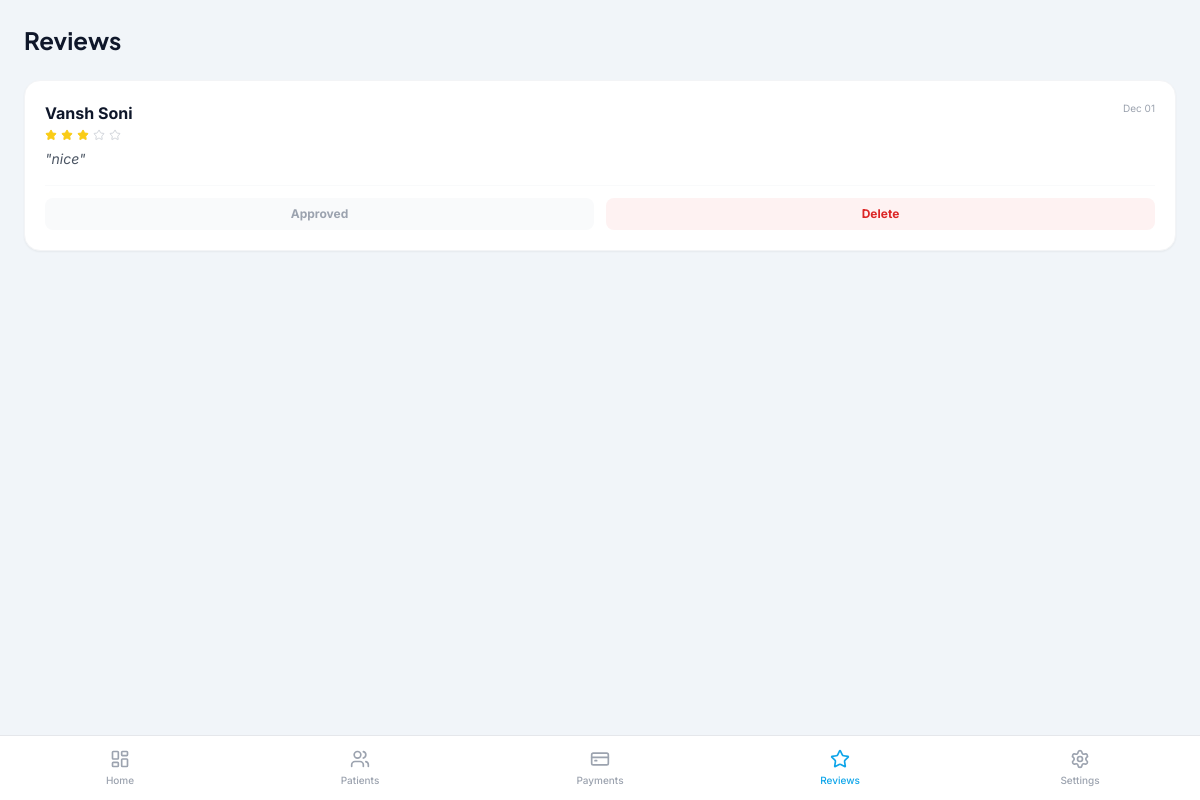
The app's page /custom-admin/reviews/ (signed in), older data.
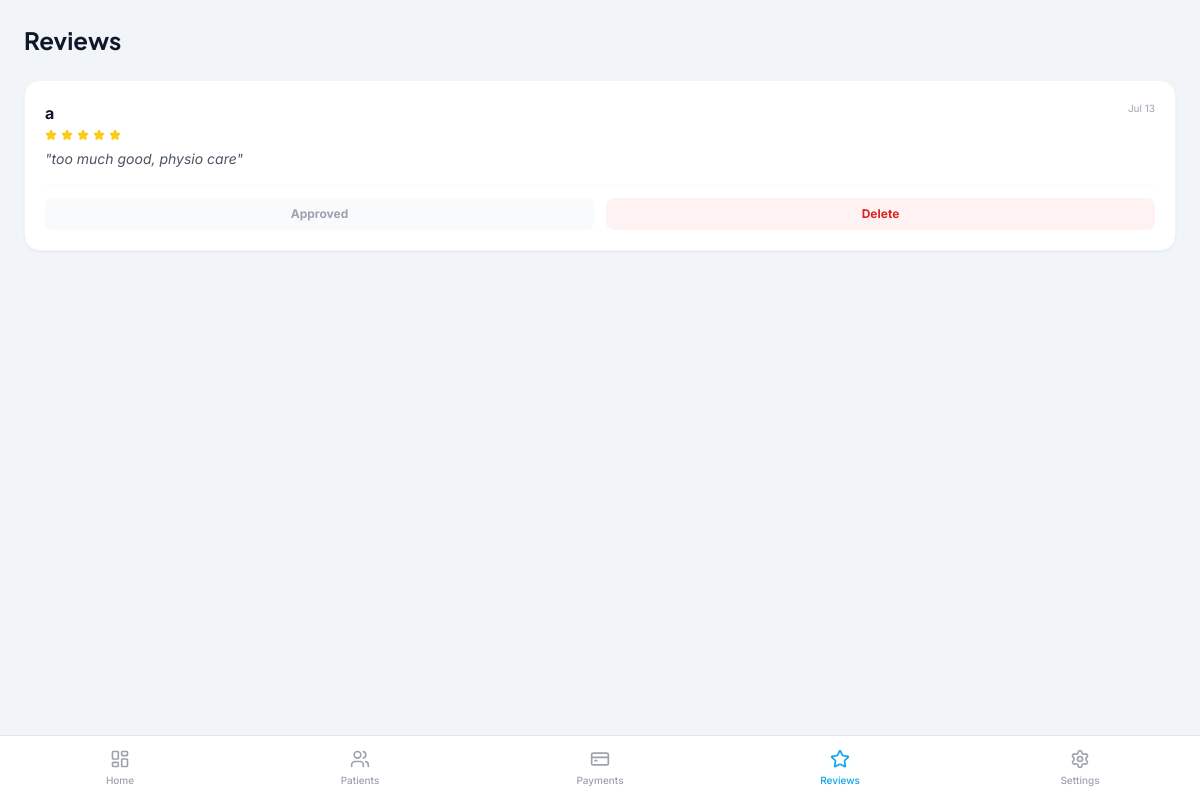
The same page, newer data.
### appointments/models.py (models this page shows)
class Review(models.Model):
    patient = models.OneToOneField(Patient, on_delete=models.CASCADE, related_name='review')
    rating = models.PositiveIntegerField(choices=[(i, i) for i in range(1, 6)])
    comment = models.TextField()
    is_approved = models.BooleanField(default=False)
    created_at = models.DateTimeField(auto_now_add=True)

### accounts/models.py (models this page shows, shortened)
class Patient(models.Model):
    GENDER_CHOICES = [
        ('M', 'Male'),
        ('F', 'Female'),
        ('O', 'Other'),
    ]
    user = models.OneToOneField(User, on_delete=models.CASCADE)
    full_name = models.CharField(max_length=120)
    email = models.EmailField()
    phone = models.CharField(max_length=20, unique=True)
    dob = models.DateField(null=True, blank=True)
    gender = models.CharField(max_length=1, choices=GENDER_CHOICES)
    country = models.CharField(max_length=50)
    address = models.TextField(null=True, blank=True)
    created_at = models.DateTimeField(auto_now_add=True)

### adminpanel/views.py (the view)
# urls.py: path('reviews/', views.reviews, name='reviews'),
@login_required
def reviews(request):
    reviews_list = Review.objects.all().select_related('patient').order_by('-created_at')
    context = {
        'reviews': reviews_list,
        'active_tab': 'reviews'
    }
    return render(request, 'adminpanel/reviews.html', context)

### templates/adminpanel/reviews.html
{% extends 'adminpanel/base_mobile.html' %} {% block content %}
<div class="p-6">
  <h1 class="text-2xl font-heading font-bold text-primary mb-6">Reviews</h1>
  <div class="space-y-4">
    {% for review in reviews %}
    <div class="bg-white p-5 rounded-2xl border border-gray-100 shadow-sm">
      <div class="flex justify-between items-start mb-2">
        <div>
          <h3 class="font-bold text-primary">{{ review.patient.full_name }}</h3>
          <div class="flex gap-1 mt-1">
            {% for i in "12345" %}
            <i
              data-lucide="star"
              class="w-3 h-3 {% if forloop.counter <= review.rating %}text-yellow-400 fill-yellow-400{% else %}text-gray-300{% endif %}"
            ></i>
            {% endfor %}
          </div>
        </div>
        <span class="text-[10px] text-gray-400"
          >{{ review.created_at|date:"M d" }}</span
        >
      </div>
      <p class="text-sm text-gray-600 italic mb-4">"{{ review.comment }}"</p>
      <div class="flex gap-3 pt-3 border-t border-gray-50">
        {% if not review.is_approved %}
        <a
          href="{% url 'adminpanel:approve_review' review.id %}"
          class="flex-1 bg-green-50 text-green-600 py-2 rounded-lg text-xs font-bold text-center hover:bg-green-100 transition-colors"
        >
          Approve
        </a>
        {% else %}
        <span
          class="flex-1 bg-gray-50 text-gray-400 py-2 rounded-lg text-xs font-bold text-center cursor-default"
        >
          Approved
        </span>
        {% endif %}
        <a
          href="{% url 'adminpanel:delete_review' review.id %}"
          class="flex-1 bg-red-50 text-red-600 py-2 rounded-lg text-xs font-bold text-center hover:bg-red-100 transition-colors"
          onclick="return confirm('Delete this review?');"
        >
          Delete
        </a>
      </div>
    </div>
    {% empty %}
    <div class="text-center py-8">
      <p class="text-gray-400 text-sm">No reviews yet.</p>
    </div>
    {% endfor %}
  </div>
</div>
{% endblock %}

Row changes from the older to the newer data that the page shows:
removed Review: patient.full_name "Vansh Soni", rating 3 (drawn), created_at "Dec 01", comment "nice", is_approved "Approved"
added Review: patient.full_name "a", rating 5 (drawn), created_at "Jul 13", comment "too much good, physio care", is_approved "Approved"
